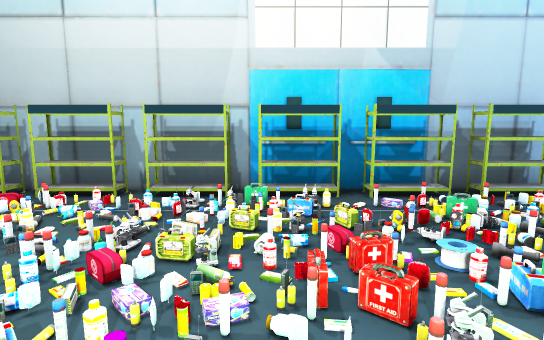
View 1 (above)

12 first-person views from a walk through a 3-D level made in the Unity game engine. The camera is 1.5 m above the floor, tilts 8° down and sees 80° across. The floor is counted in squares, 1 m on a side. Each view is taken from the middle of a square. On the plan, view 1 faces up. The plan holds only what a view shows up to about 15 squares ahead; the rest is blank. The place goes on beyond the plan. Some animated figures are left out. Some surface patterns are stand-ins.

View 2
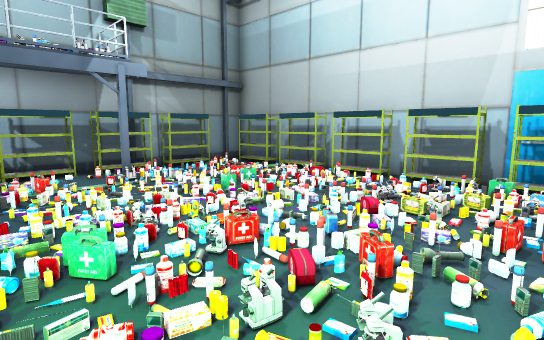

View 3
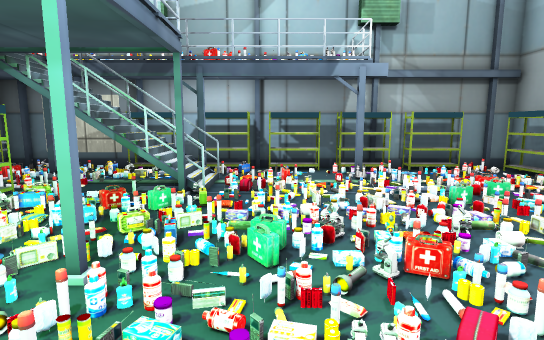

View 4
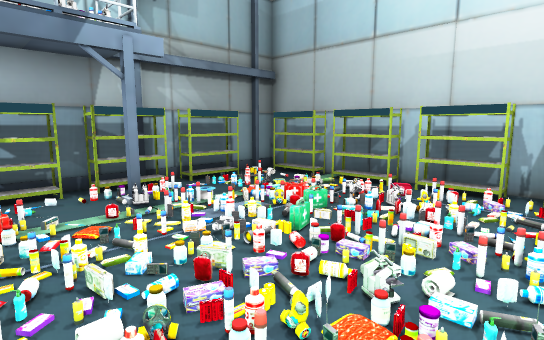

View 5
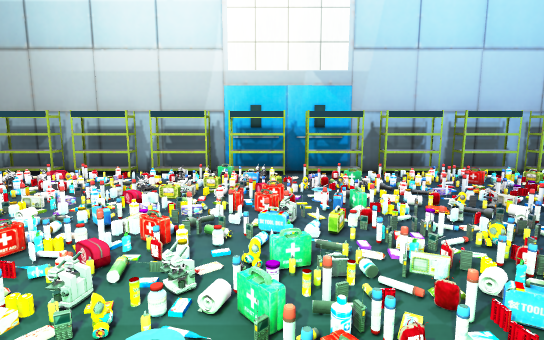

View 6
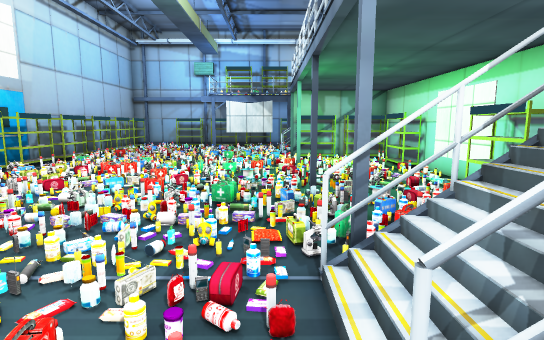

View 7
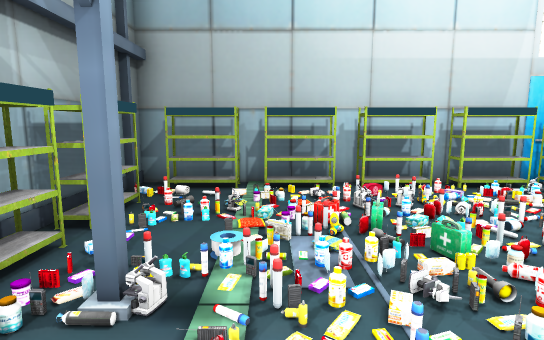

View 8
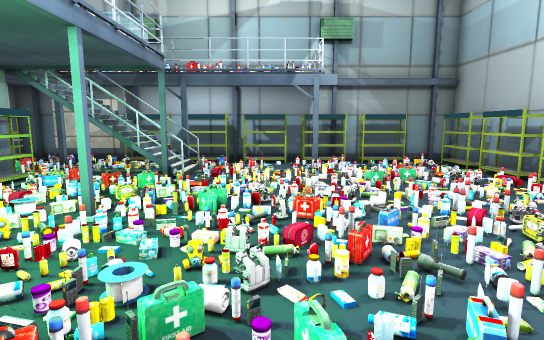

View 9
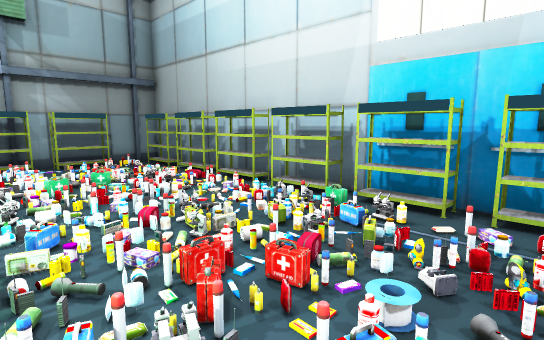

View 10
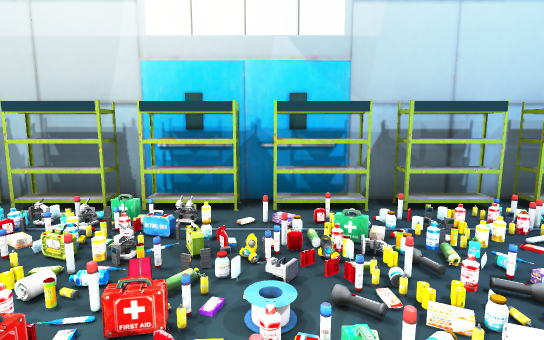

View 11
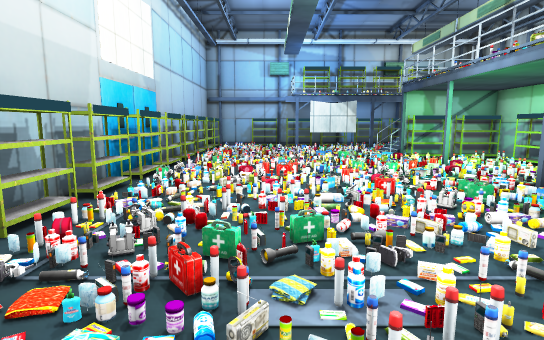

View 12
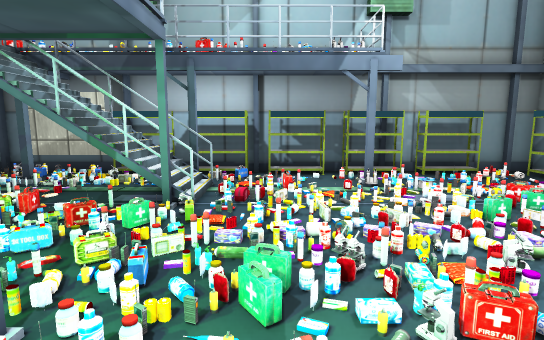

### Floor plan
Key: @ floor where view 1 was taken; # wall or solid block; . main floor; : floor 0.25 m higher than the main floor; + floor 0.5 m higher than the main floor; * floor 1.25 m higher than the main floor; % floor 1.75 m higher than the main floor; / step, stairs or slope; = window, fence, low wall or low ledge; O other object.
Columns run from 11 left of view 1 to 6 right of it. Each row starts with its distance up from view 1.
  8  ############  ##
  7 ##OOOOOOOOOOOOO#OO
  6 #//========///====
  5 #OO.//../://///.:
  4 #O////////////.O.
  3 #O../O////////O..
  2 #O////O////O///O.
  1 #O/#////////////.
  0 #O/./////O/@////
 -1 #OO///////////.
 -2 #O/=///////////  =
 -3 #O =+#///#O///  O#
 -4 #O O*#///../O   O#
 -5 #O.O%#......    O#
 -6  O   #O OO   #O#O#

Where each view was taken, in squares from view 1:
view 1: 0 up, 0 right, facing up
view 2: 2 down, 1 right, facing up-left
view 3: 1 down, 1 right, facing left
view 4: 1 down, 2 left, facing up-left
view 5: 3 down, 1 right, facing up
view 6: 2 down, 9 left, facing right
view 7: 1 down, 7 left, facing up
view 8: 0 up, 3 right, facing left
view 9: 1 up, 3 right, facing up-left
view 10: 1 up, 2 right, facing up
view 11: 3 up, 9 left, facing right
view 12: 1 down, 0 right, facing left
